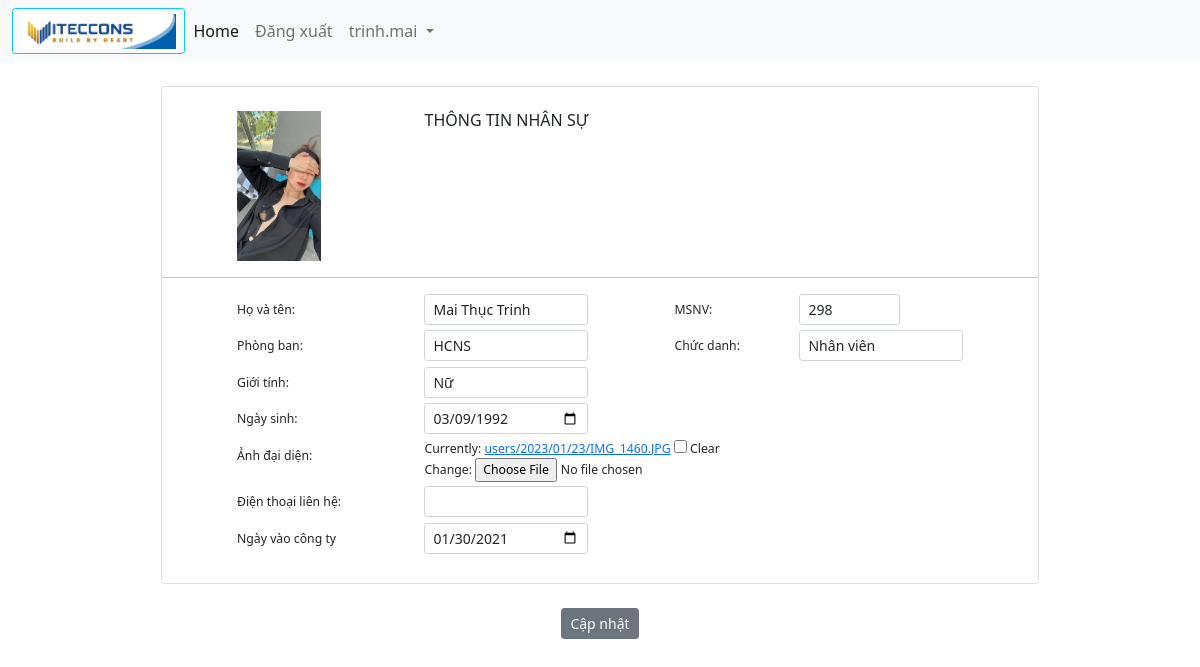
Screenshot of /editprofile (signed in) with the database file from the repository.
### members/models.py (models this page shows, shortened)
class Profile(models.Model):
    user = models.OneToOneField(settings.AUTH_USER_MODEL, on_delete=models.CASCADE)
    msnv = models.CharField(max_length=10, blank=True)
    hovaten = models.CharField(max_length=50)
    phongban = models.ForeignKey(Department, on_delete=models.CASCADE, blank=True)
    chucdanh = models.CharField(max_length=50,choices=CHUCDANH_CHOICES,default='Nhân viên')
    gioitinh = models.CharField(max_length=10,choices=GIOITINH_CHOICES,default='Nam')
    ngaysinh = models.DateField(blank=True, null=True)
    photo = models.ImageField(upload_to='users/%Y/%m/%d',blank=True)
    phone = models.CharField(max_length=15)
    ngayvaocty = models.DateField(blank=True, null=True)

### members/views.py (the view)
# urls.py: path('editprofile', views.EditProfile, name='editprofile'),
def EditProfile(request):
    form = CreateProfileForm()
    if request.method =='POST':
        form = CreateProfileForm(instance=request.user.profile,data=request.POST,files=request.FILES, user=request.user)
        if form.is_valid():
            form.save()
        return HttpResponseRedirect(reverse('editprofile'))
    else:
        form = CreateProfileForm(instance=request.user.profile)
    return render(request, "authentication/editprofile.html", {"form":form})

### members/models.py (called while the page is built)
    def __str__(self):
        return self.name

### members/templates/authentication/editprofile.html (shortened to what this page needs)
{% extends "base.html" %}
{% block content %}
    {% if user.is_authenticated %}
        <form method="POST" enctype="multipart/form-data">
            <div class="container">
                <div class="card">
                  <div class="row">
                    <div class="col-sm-1">
                    </div>
                    <div class="col-sm-10">
                      <div class="row">
                        <div class="col-sm-3">
                          <img src="{{request.user.profile.photo.url}}" class="responsive-img" style="max-height:150px;max-width:100px">
                        </div>
                        <div class="col-sm-8">
                          <h6>THÔNG TIN NHÂN SỰ</h6>
                        </div>
                        <div class="col-sm-1">
                        </div>
                      </div>
                    </div>
                    <div class="col-sm-1">
                    </div>
                  </div>
                  <hr>
                  <div class="row">
                    <div class="col-sm-1">
                    </div>
                    <div class="col-sm-10">
                      <small><small>
                        <div class="mb-1 row">
                          <label for="statichovaten" class="col-sm-3 col-form-label">Họ và tên:</label>
                          <div class="col-sm-3">
                            {{form.hovaten}}
                          </div>
                          <label for="staticmsnv" class="col-sm-1 col-form-label"></label>
                          <label for="staticmsnv" class="col-sm-2 col-form-label">MSNV:</label>
                          <div class="col-sm-2">
                            {{form.msnv}}
                            </div>
                        </div>
                      </small></small>
                      <small><small>
                        <div class="mb-1 row">
                          <label for="staticmsnv" class="col-sm-3 col-form-label">Phòng ban:</label>
                          <div class="col-sm-3" id = "dateinput">
                            {{form.phongban}}
                          </div>
                          <label for="staticmsnv" class="col-sm-1 col-form-label"></label>
                          <label for="staticmsnv" class="col-sm-2 col-form-label">Chức danh:</label>
                          <div class="col-sm-3">
                            {{form.chucdanh}}
                          </div>
                        </div>
                      </small></small>
                      <small><small>
                        <div class="mb-1 row">
                          <label for="staticmsnv" class="col-sm-3 col-form-label">Giới tính:</label>
                          <div class="col-sm-3">
                            {{form.gioitinh}}
                          </div>
                        </div>
                      </small></small>
                      <small><small>
                        <div class="mb-1 row">
                          <label for="staticmsnv" class="col-sm-3 col-form-label">Ngày sinh:</label>
                          <div class="col-sm-3">
                            {{form.ngaysinh}}
                          </div>
                        </div>
                      </small></small>
                      <small><small>
                        <div class="mb-1 row">
                          <label for="staticmsnv" class="col-sm-3 col-form-label">Ảnh đại diện:</label>
                          <div class="col-sm-9">
                            {{form.photo}}
                          </div>
                        </div>
                      </small></small>
                      <small><small>
                        <div class="mb-1 row">
                          <label for="staticmsnv" class="col-sm-3 col-form-label">Điện thoại liên hệ:</label>
                          <div class="col-sm-3">
                            {{form.phone}}
                          </div>
                        </div>
                      </small></small>
                      <small><small>
                        <div class="mb-1 row">
                          <label for="staticmsnv" class="col-sm-3 col-form-label">Ngày vào công ty</label>
                          <div class="col-sm-3">
                            {{form.ngayvaocty}}
                          </div>
                        </div>
                      </small></small>
                    </div>
                    <div class="col-sm-1">
                    </div>
                  </div>
                </div>
              </div>
            <center><button class="btn btn-secondary btn-sm">Cập nhật</button></center>
        </form>
    {% else %}
        You are not allowed here!
    {% endif %}
{% endblock %}

### home/templates/base.html (shortened to what this page needs)
<!DOCTYPE html>
<html>
    <head>
        {% load static %}
        <link href="https://cdn.jsdelivr.net/npm/bootstrap@5.1.0/dist/css/bootstrap.min.css" rel="stylesheet">
    </head>
    <body>
        <nav class="navbar navbar-expand-lg navbar-light bg-light">
            <div class="container-fluid">
              <a class="btn btn-outline-info btn-sm" data-bs-toggle="offcanvas" href="#offcanvasExample" role="button" aria-controls="offcanvasExample">
                <img src="/media/logongang.png" class="responsive-img" style="max-height:36px; padding:0.5px">
              </a>
              <div class="collapse navbar-collapse" id="navbarSupportedContent">
                <ul class="navbar-nav me-auto mb-2 mb-lg-0">
                  <li class="nav-item">
                    <a class="nav-link active" aria-current="page" href="{% url 'home' %}">Home</a>
                  </li>
                  {% if user.is_authenticated %}
                  <li class="nav-item">
                    <a class="nav-link" href="{% url 'logout' %}">Đăng xuất</a>
                  </li>
                  <li class="nav-item dropdown">
                    <a class="nav-link dropdown-toggle" href="#" id="navbarDropdown" role="button" data-bs-toggle="dropdown" aria-expanded="false">
                      {{request.user}}
                    </a>
                  </li>
                  {% endif %}
                </ul>
              </div>
            </div>
        </nav>
            <div class="container">
                <div class="row">
                    <div class="col-sm-1">
                    </div>
                    <div class="col-sm-10">
                        {% block content %}
                        {% endblock  %}
                    </div>
                    <div class="col-sm-1">
                    </div>
                </div>
            </div>
    </body>
</html>

### rows the page displays
Profile: hovaten "Mai Thục Trinh", msnv "298", phongban "HCNS", chucdanh "Nhân viên", gioitinh "Nữ", ngaysinh "03/09/1992", ngayvaocty "01/30/2021"

### other values shown
{{ request.user }} "trinh.mai"
